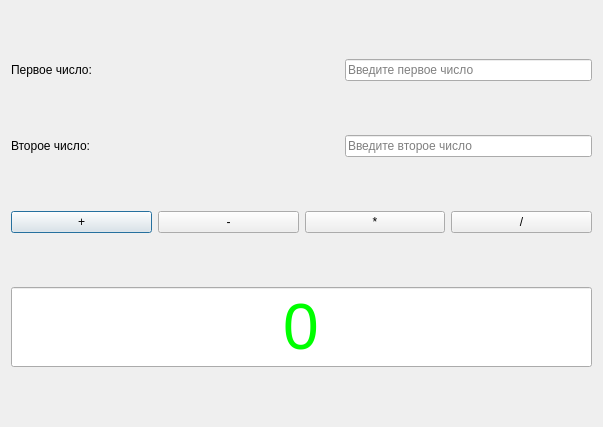
<?xml version="1.0" encoding="UTF-8"?>
<ui version="4.0">
 <class>Dialog</class>
 <widget class="QDialog" name="Dialog">
  <property name="geometry">
   <rect>
    <x>0</x>
    <y>0</y>
    <width>603</width>
    <height>427</height>
   </rect>
  </property>
  <property name="windowTitle">
   <string>Dialog</string>
  </property>
  <layout class="QVBoxLayout" name="verticalLayout">
   <item>
    <layout class="QHBoxLayout" name="horizontalLayout">
     <item>
      <widget class="QLabel" name="label">
       <property name="text">
        <string>Первое число:</string>
       </property>
      </widget>
     </item>
     <item>
      <spacer name="horizontalSpacer">
       <property name="orientation">
        <enum>Qt::Orientation::Horizontal</enum>
       </property>
       <property name="sizeHint" stdset="0">
        <size>
         <width>128</width>
         <height>20</height>
        </size>
       </property>
      </spacer>
     </item>
     <item>
      <widget class="QLineEdit" name="lineEdit">
       <property name="toolTip">
        <string/>
       </property>
       <property name="text">
        <string/>
       </property>
       <property name="placeholderText">
        <string>Введите первое число</string>
       </property>
      </widget>
     </item>
    </layout>
   </item>
   <item>
    <layout class="QHBoxLayout" name="horizontalLayout_2">
     <item>
      <widget class="QLabel" name="label_2">
       <property name="text">
        <string>Второе число:</string>
       </property>
      </widget>
     </item>
     <item>
      <spacer name="horizontalSpacer_2">
       <property name="orientation">
        <enum>Qt::Orientation::Horizontal</enum>
       </property>
       <property name="sizeHint" stdset="0">
        <size>
         <width>108</width>
         <height>20</height>
        </size>
       </property>
      </spacer>
     </item>
     <item>
      <widget class="QLineEdit" name="lineEdit_2">
       <property name="text">
        <string/>
       </property>
       <property name="placeholderText">
        <string>Введите второе число</string>
       </property>
      </widget>
     </item>
    </layout>
   </item>
   <item>
    <layout class="QHBoxLayout" name="horizontalLayout_3">
     <item>
      <widget class="QPushButton" name="pushButton">
       <property name="text">
        <string>+</string>
       </property>
      </widget>
     </item>
     <item>
      <widget class="QPushButton" name="pushButton_2">
       <property name="text">
        <string>-</string>
       </property>
      </widget>
     </item>
     <item>
      <widget class="QPushButton" name="pushButton_3">
       <property name="text">
        <string>*</string>
       </property>
      </widget>
     </item>
     <item>
      <widget class="QPushButton" name="pushButton_4">
       <property name="text">
        <string>/</string>
       </property>
      </widget>
     </item>
    </layout>
   </item>
   <item>
    <widget class="QLineEdit" name="lineEdit_3">
     <property name="font">
      <font>
       <pointsize>48</pointsize>
       <bold>false</bold>
      </font>
     </property>
     <property name="styleSheet">
      <string notr="true">color: rgb(0, 255, 0);</string>
     </property>
     <property name="text">
      <string>0</string>
     </property>
     <property name="alignment">
      <set>Qt::AlignmentFlag::AlignCenter</set>
     </property>
    </widget>
   </item>
  </layout>
 </widget>
 <resources/>
 <connections/>
</ui>
